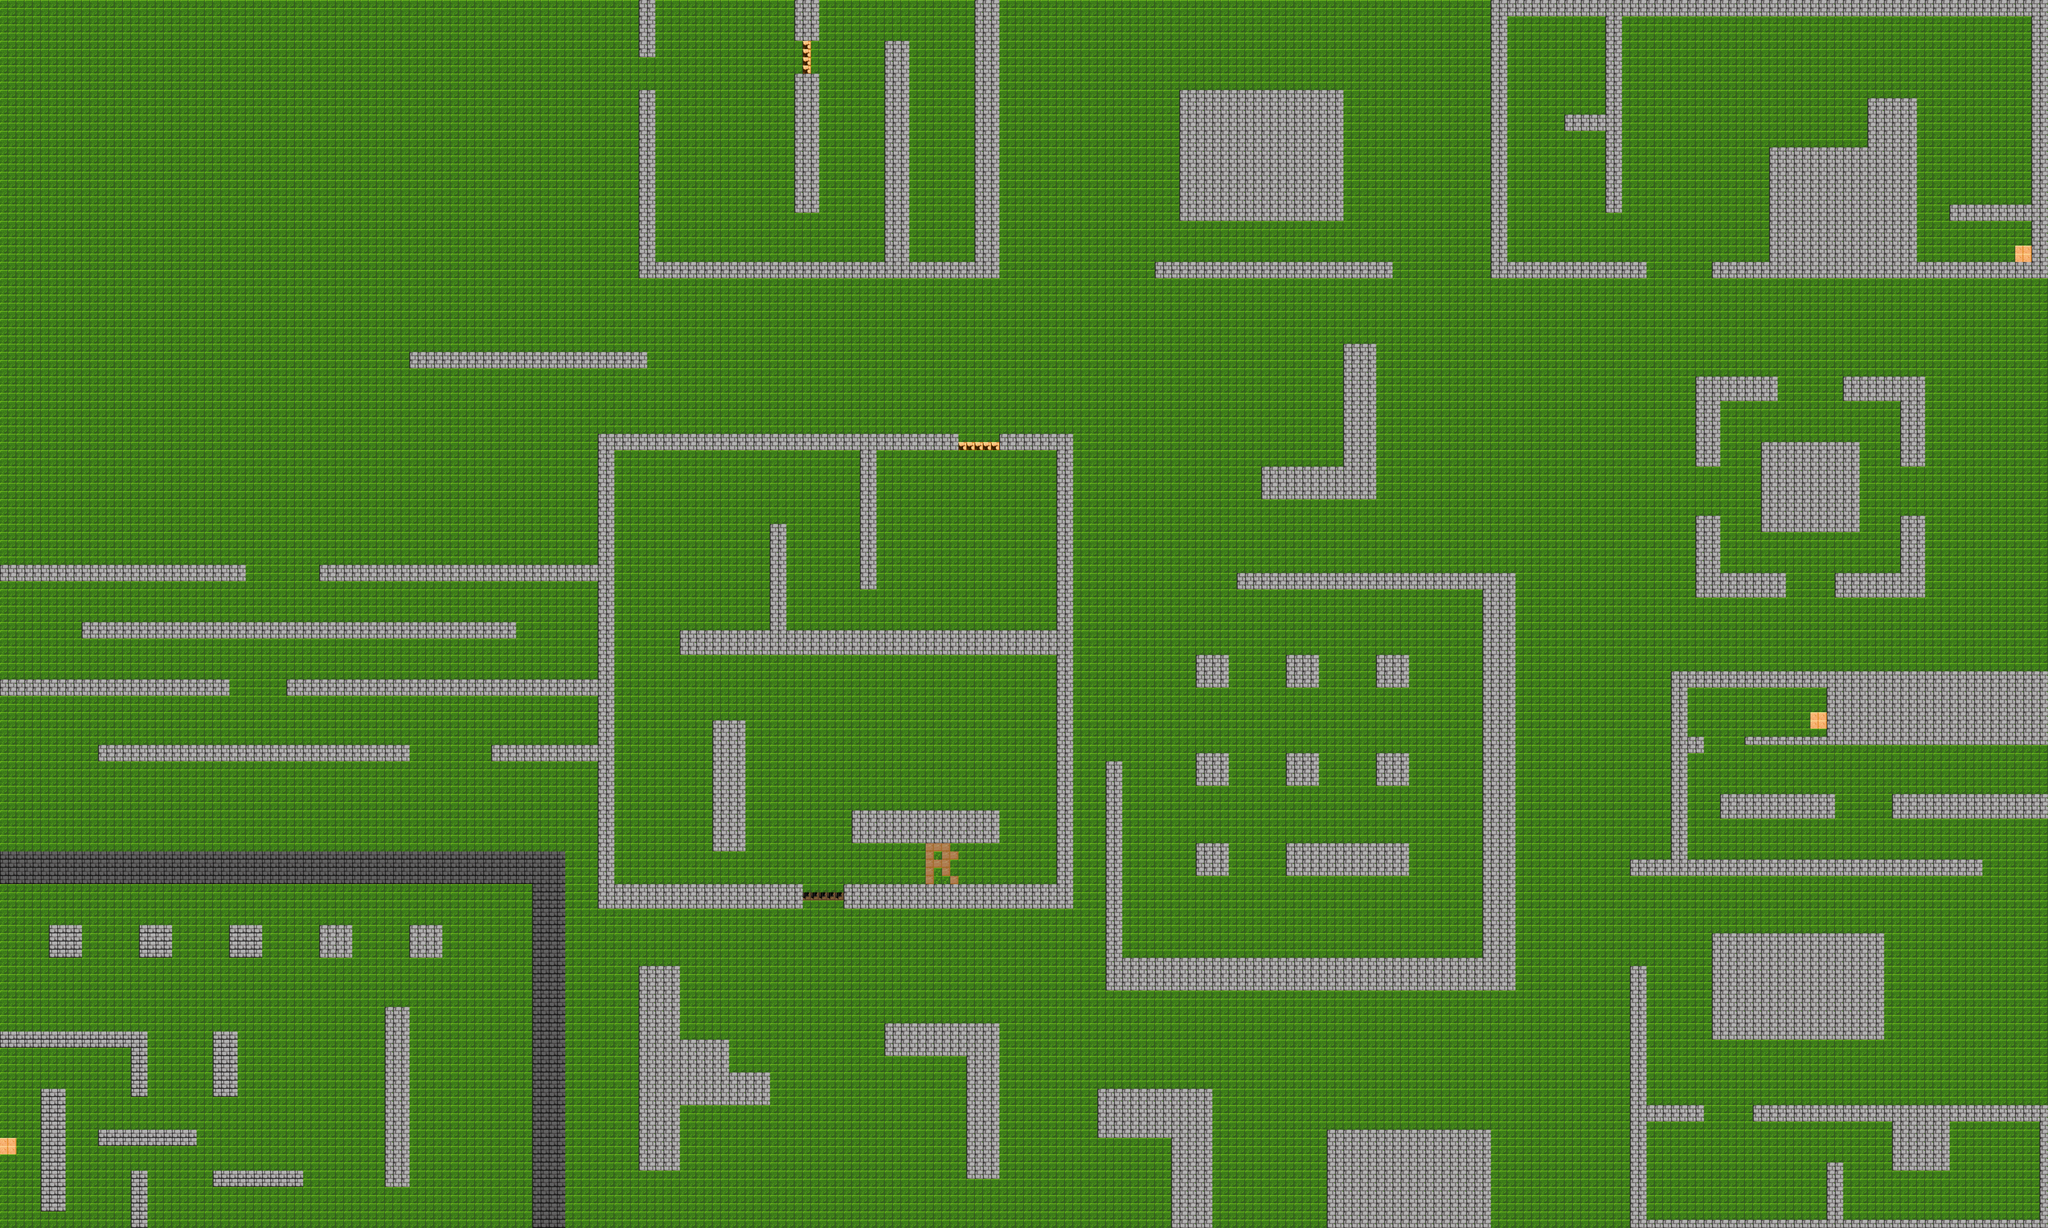

Below is a game level as drawn by its tile map, then a one-line description and the .tmx that defines it (tile-layer data replaced by summaries):
An orthogonal 250x150 tile map with 32x32 px tiles, 1 tile layer (Capa de Patrones 1) and 55 objects (31x 2, 24x 1).

<map version="1.0" orientation="orthogonal" renderorder="right-down" width="250" height="150" tilewidth="32" tileheight="32" nextobjectid="112">
 <tileset firstgid="1" name="master-tileset" tilewidth="32" tileheight="32" tilecount="200" columns="20">
  <image source="master-tileset.png" width="640" height="320" />
 </tileset>
 <layer name="Capa de Patrones 1" width="250" height="150">
  <data>[37500 cells, 37500 non-empty, 9 distinct tile ids]</data>
 </layer>
 <objectgroup name="muros">
  <object id="37" type="1" x="6368" y="4800">
   <polyline points="0,0 0,-1024 64,-1024 64,-480 288,-480 288,-416 64,-416 64,-32 768,-32 768,-256 832,-256 832,-32 1600,-32 1600,-416 1248,-416 1248,-224 1024,-224 1024,-416 480,-416 480,-480 1632,-480" />
  </object>
  <object id="38" type="1" x="6688" y="3648">
   <polyline points="0,0 672,0 672,416 0,416 0,0" />
  </object>
  <object id="39" type="1" x="8000" y="2912">
   <polyline points="0,0 -1184,0 -1184,-32 -864,-32 -864,-224 -1408,-224 -1408,-32 -1344,-32 -1344,32 -1408,32 -1408,448 -256,448 -256,512 -1632,512 -1632,448 -1472,448 -1472,-288 0,-288" />
  </object>
  <object id="40" type="1" x="6720" y="3104">
   <polyline points="0,0 448,0 448,96 0,96 0,0" />
  </object>
  <object id="41" type="1" x="8000" y="3104">
   <polyline points="0,0 -608,0 -608,96 0,96" />
  </object>
  <object id="42" type="1" x="6624" y="2016">
   <polyline points="0,0 96,0 96,224 352,224 352,320 0,320 0,0" />
  </object>
  <object id="43" type="1" x="7424" y="2016">
   <polyline points="0,0 96,0 96,320 -256,320 -256,224 0,224 0,0" />
  </object>
  <object id="44" type="1" x="7200" y="1472">
   <polyline points="0,0 320,0 320,352 224,352 224,96 0,96 0,0" />
  </object>
  <object id="45" type="1" x="6624" y="1472">
   <polyline points="0,0 320,0 320,96 96,96 96,352 0,352 0,0" />
  </object>
  <object id="46" type="1" x="6880" y="1728">
   <polyline points="0,0 384,0 384,352 0,352 0,0" />
  </object>
  <object id="47" type="1" x="8000" y="1088">
   <polyline points="0,0 -1312,0 -1312,-64 -1088,-64 -1088,-512 -704,-512 -704,-704 -512,-704 -512,-64 -64,-64 -64,-224 -384,-224 -384,-288 -64,-288 -64,-1024 -1664,-1024 -1664,-256 -1728,-256 -1728,-576 -1888,-576 -1888,-640 -1728,-640 -1728,-1024 -2112,-1024 -2112,-64 -1568,-64 -1568,0 -2176,0 -2176,-1088" />
  </object>
  <object id="48" type="1" x="4608" y="352">
   <polyline points="0,0 640,0 640,512 0,512 0,0" />
  </object>
  <object id="49" type="1" x="4512" y="1024">
   <polyline points="0,0 928,0 928,64 0,64 0,0" />
  </object>
  <object id="50" type="1" x="5248" y="1344">
   <polyline points="0,0 128,0 128,608 -320,608 -320,480 0,480 0,0" />
  </object>
  <object id="53" type="1" x="4832" y="2240">
   <polyline points="0,0 1088,0 1088,1632 -512,1632 -512,736 -448,736 -448,1504 960,1504 960,64 0,64 0,0" />
  </object>
  <object id="54" type="2" x="4672" y="2560" width="128" height="128" />
  <object id="56" type="2" x="5024" y="2560" width="128" height="128" />
  <object id="58" type="2" x="5376" y="2560" width="128" height="128" />
  <object id="59" type="2" x="4672" y="2944" width="128" height="128" />
  <object id="61" type="2" x="5024" y="2944" width="128" height="128" />
  <object id="62" type="2" x="5376" y="2944" width="128" height="128" />
  <object id="63" type="2" x="4672" y="3296" width="128" height="128" />
  <object id="65" type="2" x="5024" y="3296" width="480" height="128" />
  <object id="66" type="2" x="5184" y="4416" width="640" height="384" />
  <object id="67" type="1" x="4288" y="4256">
   <polyline points="0,0 448,0 448,544 288,544 288,192 0,192 0,0" />
  </object>
  <object id="68" type="1" x="3456" y="4000">
   <polyline points="0,0 0,128 320,128 320,608 448,608 448,0 0,0" />
  </object>
  <object id="69" type="1" x="3296" y="3456">
   <polyline points="0,0 0,96 896,96 896,-1760 608,-1760 608,-1696 832,-1696 832,-992 -224,-992 -224,-1408 -288,-1408 -288,-992 -640,-992 -640,-896 832,-896 832,0 0,0" />
  </object>
  <object id="71" type="1" x="3744" y="1760">
   <polyline points="0,0 -320,0 -320,544 -384,544 -384,0 -1344,0 -1344,1696 -608,1696 -608,1792 -1408,1792 -1408,-64 0,-64 0,0" />
  </object>
  <object id="72" type="2" x="2784" y="2816" width="128" height="512" />
  <object id="73" type="2" x="3328" y="3168" width="576" height="128" />
  <object id="74" type="2" x="1920" y="2912" width="416" height="64" />
  <object id="75" type="2" x="384" y="2912" width="1216" height="64" />
  <object id="76" type="2" x="1120" y="2656" width="1216" height="64" />
  <object id="77" type="2" x="0" y="2656" width="896" height="64" />
  <object id="78" type="2" x="320" y="2432" width="1696" height="64" />
  <object id="79" type="2" x="0" y="2208" width="960" height="64" />
  <object id="82" type="2" x="1248" y="2208" width="1088" height="64" />
  <object id="83" type="2" x="1600" y="1376" width="928" height="64" />
  <object id="84" type="1" x="3904" y="0">
   <polyline points="0,0 0,1088 -1408,1088 -1408,352 -1344,352 -1344,1024 -448,1024 -448,160 -352,160 -352,1024 -96,1024 -96,0" />
  </object>
  <object id="85" type="1" x="3104" y="0">
   <polyline points="0,0 0,160 96,160 96,0" />
  </object>
  <object id="91" type="2" x="3104" y="288" width="96" height="544" />
  <object id="92" type="2" x="2496" y="0" width="64" height="224" />
  <object id="93" type="2" x="192" y="3616" width="128" height="128" />
  <object id="95" type="2" x="544" y="3616" width="128" height="128" />
  <object id="96" type="2" x="896" y="3616" width="128" height="128" />
  <object id="97" type="2" x="1248" y="3616" width="128" height="128" />
  <object id="98" type="2" x="1600" y="3616" width="128" height="128" />
  <object id="101" type="2" x="1504" y="3936" width="96" height="704" />
  <object id="104" type="2" x="832" y="4032" width="96" height="256" />
  <object id="105" type="2" x="384" y="4416" width="384" height="64" />
  <object id="106" type="2" x="832" y="4576" width="352" height="64" />
  <object id="107" type="2" x="160" y="4256" width="96" height="480" />
  <object id="108" type="1" x="512" y="4800">
   <polyline points="0,0 0,-224 64,-224 64,0" />
  </object>
  <object id="109" type="1" x="0" y="4032">
   <polyline points="0,0 576,0 576,256 512,256 512,64 0,64" />
  </object>
  <object id="110" type="1" x="2496" y="3776">
   <polyline points="0,0 0,800 160,800 160,544 512,544 512,416 352,416 352,288 160,288 160,0 0,0" />
  </object>
 </objectgroup>
</map>
